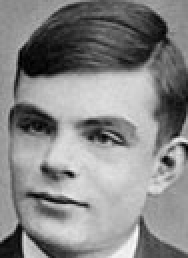
#> input picture alan.jpg, 94 x 129 px (shown 2 times larger)
$ python 'Harris Corner.py'
#> lines starting #> are read from the running program, lines starting #| are printed output that depends on the picture; after the words box and inside, x2 and y2 are one past the last pixel; in counts of white or black regions, pixels touching at a corner belong together
from typing import no_type_check
import cv2 as cv
import numpy as np
#from numpy.lib.type_check import _imag_dispatcher

image = cv.imread('alan.jpg')
#> image is the input picture: shape (129, 94, 3); min 0, max 248, mean 135.2
gray= cv.cvtColor(image,cv.COLOR_BGR2GRAY)
#gray = cv.GaussianBlur(gray,(5,5),1)
gray = np.float32(gray)
dst = cv.cornerHarris(src=gray,blockSize=2,ksize=3,k=0.04)
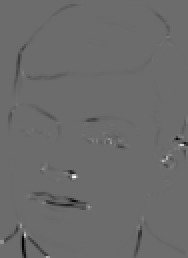
#> dst: shape (129, 94) float32 (shown 2 times larger); min -27362808, max 37109828, mean -241906.2; drawn with min black and max white
dst=cv.dilate(dst,None)
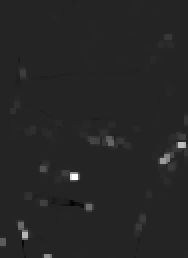
#> dst: shape (129, 94) float32 (shown 2 times larger); min -6165856, max 37109828, mean 313884.6; drawn with min black and max white
# [4 lines of commented-out code are left out]
image[dst>0.01*dst.max()]=[255,0,0]
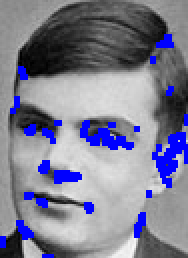
#> image: shape (129, 94, 3) (shown 2 times larger); 8.14% of pixels changed, all inside (x1, y1, x2, y2) = (0, 17, 94, 129)
cv.imshow('frame',image)
cv.imshow('dst',dst)
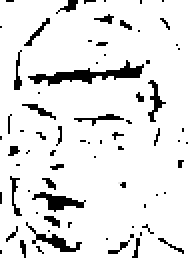
#> window 'dst': shape (129, 94) (shown 2 times larger); min 0, max 255, mean 229.8
#
print(gray.shape)
#| (129, 94)
print(dst.shape)
#| (129, 94)
cv.waitKey(0)
cv.destroyAllWindows()

$ run again, with rdj.jpg copied over alan.jpg
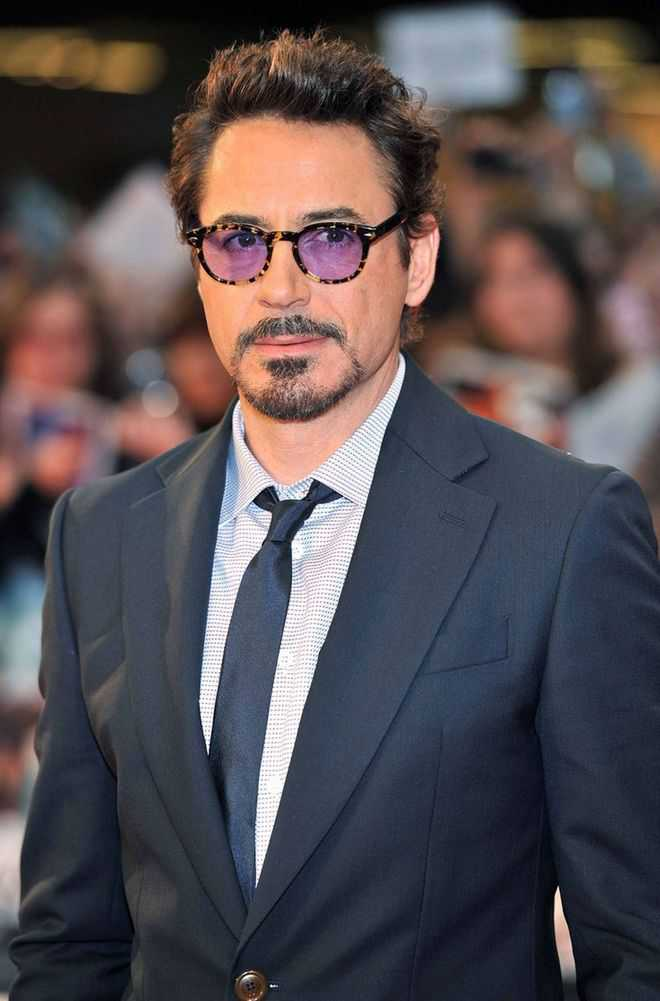
#> input picture rdj.jpg, 660 x 1001 px
#> image is the input picture: shape (1001, 660, 3); mean B, G, R 81.6, 77.8, 86
#> `dst=cv.dilate(dst,None)`:
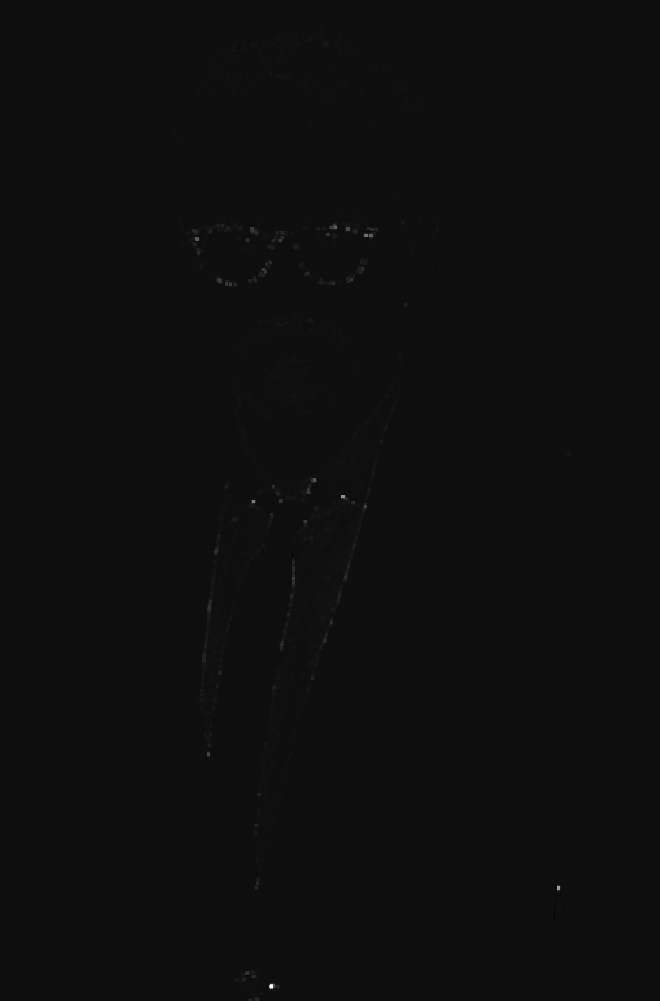
#> dst: shape (1001, 660) float32; min -9098024, max 147866560, mean 93474.1; drawn with min black and max white
#> image: shape (1001, 660, 3); 1.16% of pixels changed, all inside (x1, y1, x2, y2) = (181, 37, 571, 1001)
#> `cv.imshow('dst',dst)`:
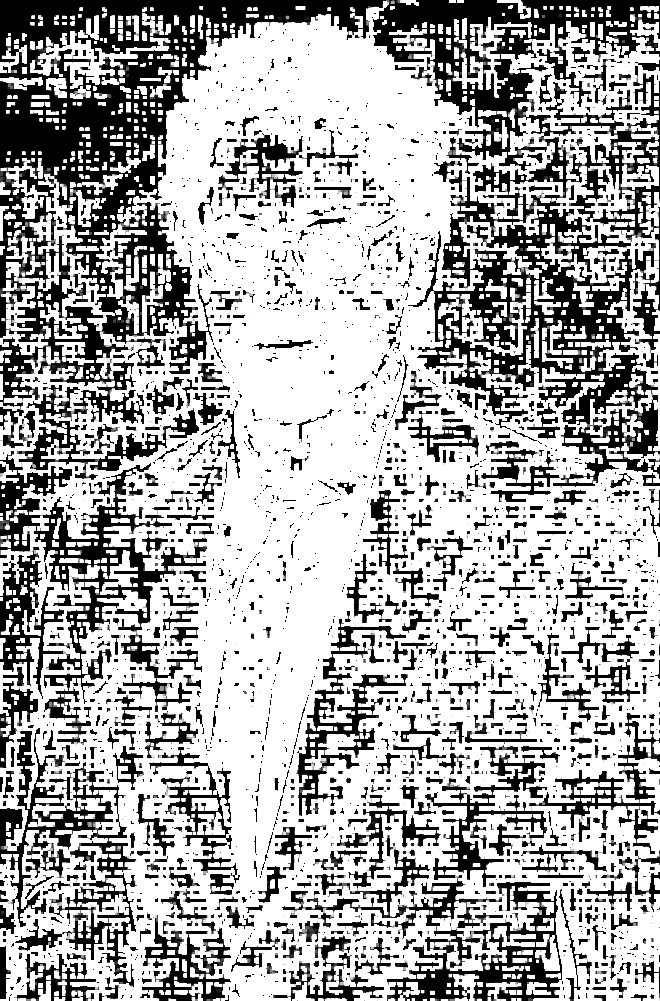
#> window 'dst': shape (1001, 660); min 0, max 255, mean 170.6
#| (1001, 660)
#| (1001, 660)

$ run again, with rdjface.jpg copied over alan.jpg
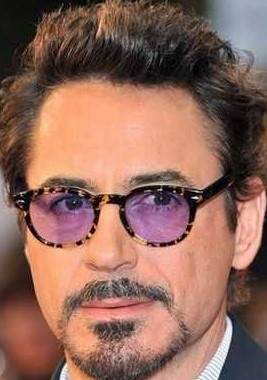
#> input picture rdjface.jpg, 267 x 380 px
#> image is the input picture: shape (380, 267, 3); mean B, G, R 90.8, 103.8, 143.7
#> `dst=cv.dilate(dst,None)`:
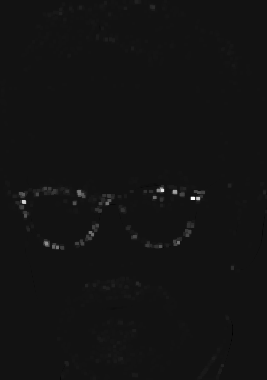
#> dst: shape (380, 267) float32; min -4604859, max 58631364, mean 229650.2; drawn with min black and max white
#> image: shape (380, 267, 3); 4.73% of pixels changed, all inside (x1, y1, x2, y2) = (5, 0, 267, 380)
#> `cv.imshow('dst',dst)`:
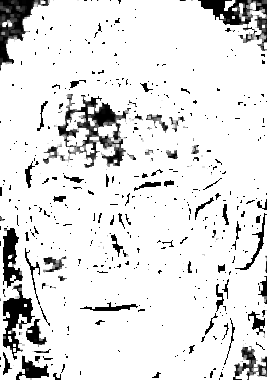
#> window 'dst': shape (380, 267); min 0, max 255, mean 227.1
#| (380, 267)
#| (380, 267)
